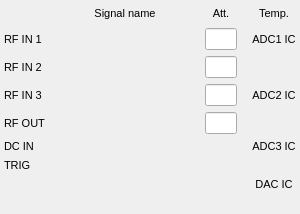
<?xml version="1.0" encoding="UTF-8"?>
<ui version="4.0">
 <class>Form</class>
 <widget class="QWidget" name="Form">
  <property name="geometry">
   <rect>
    <x>0</x>
    <y>0</y>
    <width>300</width>
    <height>214</height>
   </rect>
  </property>
  <property name="font">
   <font>
    <pointsize>8</pointsize>
   </font>
  </property>
  <property name="windowTitle">
   <string>Up Converter - ${DEV}</string>
  </property>
  <layout class="QGridLayout" name="gridLayout">
   <property name="leftMargin">
    <number>4</number>
   </property>
   <property name="topMargin">
    <number>4</number>
   </property>
   <property name="rightMargin">
    <number>4</number>
   </property>
   <property name="bottomMargin">
    <number>4</number>
   </property>
   <property name="horizontalSpacing">
    <number>15</number>
   </property>
   <item row="4" column="0">
    <widget class="QLabel" name="label_22">
     <property name="font">
      <font>
       <pointsize>8</pointsize>
      </font>
     </property>
     <property name="styleSheet">
      <string notr="true"/>
     </property>
     <property name="text">
      <string>RF IN 3</string>
     </property>
    </widget>
   </item>
   <item row="2" column="1">
    <widget class="PyDMLabel" name="PyDMLabel_8">
     <property name="minimumSize">
      <size>
       <width>130</width>
       <height>0</height>
      </size>
     </property>
     <property name="maximumSize">
      <size>
       <width>16777215</width>
       <height>16777215</height>
      </size>
     </property>
     <property name="toolTip">
      <string/>
     </property>
     <property name="channel" stdset="0">
      <string>ca://${DEV}:DMOD_LABEL7</string>
     </property>
     <property name="displayFormat" stdset="0">
      <enum>PyDMLabel::String</enum>
     </property>
    </widget>
   </item>
   <item row="1" column="1">
    <widget class="QLabel" name="label_21">
     <property name="sizePolicy">
      <sizepolicy hsizetype="Preferred" vsizetype="Preferred">
       <horstretch>1</horstretch>
       <verstretch>1</verstretch>
      </sizepolicy>
     </property>
     <property name="font">
      <font>
       <pointsize>8</pointsize>
      </font>
     </property>
     <property name="styleSheet">
      <string notr="true"/>
     </property>
     <property name="text">
      <string>Signal name</string>
     </property>
     <property name="alignment">
      <set>Qt::AlignCenter</set>
     </property>
    </widget>
   </item>
   <item row="8" column="3">
    <widget class="QLabel" name="label_29">
     <property name="font">
      <font>
       <pointsize>8</pointsize>
      </font>
     </property>
     <property name="styleSheet">
      <string notr="true"/>
     </property>
     <property name="text">
      <string>DAC IC</string>
     </property>
     <property name="alignment">
      <set>Qt::AlignCenter</set>
     </property>
    </widget>
   </item>
   <item row="7" column="0">
    <widget class="QLabel" name="label_24">
     <property name="font">
      <font>
       <pointsize>8</pointsize>
      </font>
     </property>
     <property name="styleSheet">
      <string notr="true"/>
     </property>
     <property name="text">
      <string>TRIG</string>
     </property>
    </widget>
   </item>
   <item row="2" column="0">
    <widget class="QLabel" name="label_19">
     <property name="font">
      <font>
       <pointsize>8</pointsize>
      </font>
     </property>
     <property name="styleSheet">
      <string notr="true"/>
     </property>
     <property name="text">
      <string>RF IN 1</string>
     </property>
    </widget>
   </item>
   <item row="5" column="0">
    <widget class="QLabel" name="label_20">
     <property name="font">
      <font>
       <pointsize>8</pointsize>
      </font>
     </property>
     <property name="styleSheet">
      <string notr="true"/>
     </property>
     <property name="text">
      <string>RF OUT</string>
     </property>
    </widget>
   </item>
   <item row="1" column="2">
    <widget class="QLabel" name="label_17">
     <property name="sizePolicy">
      <sizepolicy hsizetype="Preferred" vsizetype="Preferred">
       <horstretch>1</horstretch>
       <verstretch>1</verstretch>
      </sizepolicy>
     </property>
     <property name="font">
      <font>
       <pointsize>8</pointsize>
      </font>
     </property>
     <property name="styleSheet">
      <string notr="true"/>
     </property>
     <property name="text">
      <string>Att.</string>
     </property>
     <property name="alignment">
      <set>Qt::AlignCenter</set>
     </property>
    </widget>
   </item>
   <item row="4" column="2">
    <widget class="PyDMLineEdit" name="PyDMLineEdit_15">
     <property name="minimumSize">
      <size>
       <width>30</width>
       <height>0</height>
      </size>
     </property>
     <property name="font">
      <font>
       <pointsize>8</pointsize>
      </font>
     </property>
     <property name="toolTip">
      <string/>
     </property>
     <property name="styleSheet">
      <string notr="true"/>
     </property>
     <property name="showUnits" stdset="0">
      <bool>true</bool>
     </property>
     <property name="alarmSensitiveContent" stdset="0">
      <bool>true</bool>
     </property>
     <property name="channel" stdset="0">
      <string>ca://${DEV}:UPC_ATTEN3</string>
     </property>
    </widget>
   </item>
   <item row="5" column="2">
    <widget class="PyDMLineEdit" name="PyDMLineEdit_9">
     <property name="minimumSize">
      <size>
       <width>30</width>
       <height>0</height>
      </size>
     </property>
     <property name="font">
      <font>
       <pointsize>8</pointsize>
      </font>
     </property>
     <property name="toolTip">
      <string/>
     </property>
     <property name="styleSheet">
      <string notr="true"/>
     </property>
     <property name="showUnits" stdset="0">
      <bool>true</bool>
     </property>
     <property name="alarmSensitiveContent" stdset="0">
      <bool>true</bool>
     </property>
     <property name="channel" stdset="0">
      <string>ca://${DEV}:UPC_ATTEN2</string>
     </property>
    </widget>
   </item>
   <item row="3" column="3">
    <widget class="PyDMLabel" name="PyDMLabel_2">
     <property name="font">
      <font>
       <pointsize>8</pointsize>
      </font>
     </property>
     <property name="toolTip">
      <string/>
     </property>
     <property name="styleSheet">
      <string notr="true"/>
     </property>
     <property name="frameShape">
      <enum>QFrame::NoFrame</enum>
     </property>
     <property name="text">
      <string/>
     </property>
     <property name="scaledContents">
      <bool>true</bool>
     </property>
     <property name="alarmSensitiveContent" stdset="0">
      <bool>true</bool>
     </property>
     <property name="channel" stdset="0">
      <string>ca://${DEV}:UPC_TEMP3</string>
     </property>
    </widget>
   </item>
   <item row="4" column="3">
    <widget class="QLabel" name="label_27">
     <property name="font">
      <font>
       <pointsize>8</pointsize>
      </font>
     </property>
     <property name="styleSheet">
      <string notr="true"/>
     </property>
     <property name="text">
      <string>ADC2 IC</string>
     </property>
     <property name="alignment">
      <set>Qt::AlignCenter</set>
     </property>
    </widget>
   </item>
   <item row="6" column="3">
    <widget class="QLabel" name="label_28">
     <property name="font">
      <font>
       <pointsize>8</pointsize>
      </font>
     </property>
     <property name="styleSheet">
      <string notr="true"/>
     </property>
     <property name="text">
      <string>ADC3 IC</string>
     </property>
     <property name="alignment">
      <set>Qt::AlignCenter</set>
     </property>
    </widget>
   </item>
   <item row="3" column="2">
    <widget class="PyDMLineEdit" name="PyDMLineEdit_13">
     <property name="minimumSize">
      <size>
       <width>30</width>
       <height>0</height>
      </size>
     </property>
     <property name="font">
      <font>
       <pointsize>8</pointsize>
      </font>
     </property>
     <property name="toolTip">
      <string/>
     </property>
     <property name="styleSheet">
      <string notr="true"/>
     </property>
     <property name="showUnits" stdset="0">
      <bool>true</bool>
     </property>
     <property name="alarmSensitiveContent" stdset="0">
      <bool>true</bool>
     </property>
     <property name="channel" stdset="0">
      <string>ca://${DEV}:UPC_ATTEN1</string>
     </property>
    </widget>
   </item>
   <item row="4" column="1">
    <widget class="PyDMLabel" name="PyDMLabel_9">
     <property name="minimumSize">
      <size>
       <width>130</width>
       <height>0</height>
      </size>
     </property>
     <property name="maximumSize">
      <size>
       <width>16777215</width>
       <height>16777215</height>
      </size>
     </property>
     <property name="toolTip">
      <string/>
     </property>
     <property name="channel" stdset="0">
      <string>ca://${DEV}:DMOD_LABEL8</string>
     </property>
     <property name="displayFormat" stdset="0">
      <enum>PyDMLabel::String</enum>
     </property>
    </widget>
   </item>
   <item row="7" column="3">
    <widget class="PyDMLabel" name="PyDMLabel_3">
     <property name="font">
      <font>
       <pointsize>8</pointsize>
      </font>
     </property>
     <property name="toolTip">
      <string/>
     </property>
     <property name="styleSheet">
      <string notr="true"/>
     </property>
     <property name="frameShape">
      <enum>QFrame::NoFrame</enum>
     </property>
     <property name="text">
      <string/>
     </property>
     <property name="scaledContents">
      <bool>true</bool>
     </property>
     <property name="alarmSensitiveContent" stdset="0">
      <bool>true</bool>
     </property>
     <property name="channel" stdset="0">
      <string>ca://${DEV}:UPC_TEMP1</string>
     </property>
    </widget>
   </item>
   <item row="2" column="3">
    <widget class="QLabel" name="label_26">
     <property name="font">
      <font>
       <pointsize>8</pointsize>
      </font>
     </property>
     <property name="styleSheet">
      <string notr="true"/>
     </property>
     <property name="text">
      <string>ADC1 IC</string>
     </property>
     <property name="alignment">
      <set>Qt::AlignCenter</set>
     </property>
    </widget>
   </item>
   <item row="3" column="1">
    <widget class="PyDMLabel" name="PyDMLabel_7">
     <property name="minimumSize">
      <size>
       <width>130</width>
       <height>0</height>
      </size>
     </property>
     <property name="maximumSize">
      <size>
       <width>16777215</width>
       <height>16777215</height>
      </size>
     </property>
     <property name="toolTip">
      <string/>
     </property>
     <property name="channel" stdset="0">
      <string>ca://${DEV}:DMOD_LABEL6</string>
     </property>
     <property name="displayFormat" stdset="0">
      <enum>PyDMLabel::String</enum>
     </property>
    </widget>
   </item>
   <item row="1" column="3">
    <widget class="QLabel" name="label_18">
     <property name="sizePolicy">
      <sizepolicy hsizetype="Preferred" vsizetype="Preferred">
       <horstretch>1</horstretch>
       <verstretch>1</verstretch>
      </sizepolicy>
     </property>
     <property name="font">
      <font>
       <pointsize>8</pointsize>
      </font>
     </property>
     <property name="styleSheet">
      <string notr="true"/>
     </property>
     <property name="text">
      <string>Temp.</string>
     </property>
     <property name="alignment">
      <set>Qt::AlignCenter</set>
     </property>
    </widget>
   </item>
   <item row="3" column="0">
    <widget class="QLabel" name="label_25">
     <property name="font">
      <font>
       <pointsize>8</pointsize>
      </font>
     </property>
     <property name="styleSheet">
      <string notr="true"/>
     </property>
     <property name="text">
      <string>RF IN 2</string>
     </property>
    </widget>
   </item>
   <item row="5" column="1">
    <widget class="PyDMLabel" name="PyDMLabel_10">
     <property name="minimumSize">
      <size>
       <width>130</width>
       <height>0</height>
      </size>
     </property>
     <property name="maximumSize">
      <size>
       <width>16777215</width>
       <height>16777215</height>
      </size>
     </property>
     <property name="toolTip">
      <string/>
     </property>
     <property name="channel" stdset="0">
      <string>ca://${DEV}:DMOD_LABEL9</string>
     </property>
     <property name="displayFormat" stdset="0">
      <enum>PyDMLabel::String</enum>
     </property>
    </widget>
   </item>
   <item row="5" column="3">
    <widget class="PyDMLabel" name="PyDMLabel">
     <property name="font">
      <font>
       <pointsize>8</pointsize>
      </font>
     </property>
     <property name="toolTip">
      <string/>
     </property>
     <property name="styleSheet">
      <string notr="true"/>
     </property>
     <property name="frameShape">
      <enum>QFrame::NoFrame</enum>
     </property>
     <property name="text">
      <string/>
     </property>
     <property name="scaledContents">
      <bool>true</bool>
     </property>
     <property name="alarmSensitiveContent" stdset="0">
      <bool>true</bool>
     </property>
     <property name="channel" stdset="0">
      <string>ca://${DEV}:UPC_TEMP2</string>
     </property>
    </widget>
   </item>
   <item row="6" column="0">
    <widget class="QLabel" name="label_23">
     <property name="font">
      <font>
       <pointsize>8</pointsize>
      </font>
     </property>
     <property name="styleSheet">
      <string notr="true"/>
     </property>
     <property name="text">
      <string>DC IN</string>
     </property>
    </widget>
   </item>
   <item row="9" column="3">
    <widget class="PyDMLabel" name="PyDMLabel_4">
     <property name="font">
      <font>
       <pointsize>8</pointsize>
      </font>
     </property>
     <property name="toolTip">
      <string/>
     </property>
     <property name="styleSheet">
      <string notr="true"/>
     </property>
     <property name="frameShape">
      <enum>QFrame::NoFrame</enum>
     </property>
     <property name="text">
      <string/>
     </property>
     <property name="scaledContents">
      <bool>true</bool>
     </property>
     <property name="alarmSensitiveContent" stdset="0">
      <bool>true</bool>
     </property>
     <property name="channel" stdset="0">
      <string>ca://${DEV}:UPC_TEMP0</string>
     </property>
    </widget>
   </item>
   <item row="2" column="2">
    <widget class="PyDMLineEdit" name="PyDMLineEdit_12">
     <property name="minimumSize">
      <size>
       <width>30</width>
       <height>0</height>
      </size>
     </property>
     <property name="font">
      <font>
       <pointsize>8</pointsize>
      </font>
     </property>
     <property name="toolTip">
      <string/>
     </property>
     <property name="styleSheet">
      <string notr="true"/>
     </property>
     <property name="showUnits" stdset="0">
      <bool>true</bool>
     </property>
     <property name="alarmSensitiveContent" stdset="0">
      <bool>true</bool>
     </property>
     <property name="channel" stdset="0">
      <string>ca://${DEV}:UPC_ATTEN0</string>
     </property>
    </widget>
   </item>
  </layout>
 </widget>
 <customwidgets>
  <customwidget>
   <class>PyDMLabel</class>
   <extends>QLabel</extends>
   <header>pydm.widgets.label</header>
  </customwidget>
  <customwidget>
   <class>PyDMLineEdit</class>
   <extends>QLineEdit</extends>
   <header>pydm.widgets.line_edit</header>
  </customwidget>
 </customwidgets>
 <resources/>
 <connections/>
</ui>
